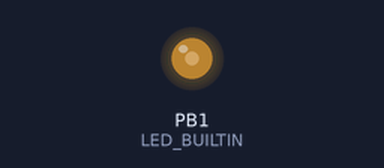
The sketch below on a simulated ATtiny85, built with avr-gcc and run on an emulated ATtiny85. On the bench: output pins drawn as LEDs (lit = HIGH).

Above: at 0.1 s.
Timing chart, 0 to 1.6 s (numbered marks = the images above):
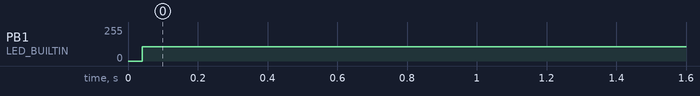

The sketch:

TestingArduino.ino
```cpp
/*
  Blink with fast PWM pin
  Turns on an LED on and off, repeatedly, along with fast toggle of a specific pin.
  For more information see https://github.com/maxint-rd/FastPwmPin

  Most Arduinos have an on-board LED you can control. On the UNO, MEGA and ZERO
  it is attached to digital pin 13, on MKR1000 on pin 6. LED_BUILTIN is set to
  the correct LED pin independent of which board is used.
  If you want to know what pin the on-board LED is connected to on your Arduino model, check
  the Technical Specs of your board  at https://www.arduino.cc/en/Main/Products
  For ATtiny85 and ATtiny13A the library set LED_BUILTIN to pin 2.

  This example code is based on the Arduino Blink example, released in the public domain.
  Original version modified by Scott Fitzgerald, Arturo Guadalupi & Colby Newman.
  This version modified 17 January 2018 by Maxint R&D (github.com/maxint-rd)
*/

#include <FastPwmPin.h>

// the setup function runs once when you press reset or power the board
void setup() {
  // initialize digital pin LED_BUILTIN as an output.
  pinMode(LED_BUILTIN, OUTPUT);

  // Enable fast PWM on a pin
  // ATmega328/168 (Uno/Nano/Pro Mini): pin D3 or pin D11 (D11 toggle only)
  // ATtiny85: pin D1, D4 (D0/D3 only as inverted for D1/D4, 51%-99%)
  // ATtiny13A: pin D1, D0 (D0 toggle only)
  FastPwmPin::enablePwmPin(11, 4000000L, 50);
}

// the loop function runs over and over again forever
void loop() {
  digitalWrite(LED_BUILTIN, HIGH);   // turn the LED on (HIGH is the voltage level)
  // delay(100);                       // wait for a second
  digitalWrite(LED_BUILTIN, LOW);    // turn the LED off by making the voltage LOW
  // delay(100);                       // wait for a second
}
```

Measured:
- by itself, PB1 (LED_BUILTIN): 0/255 → 106/255 at 0.04 s
